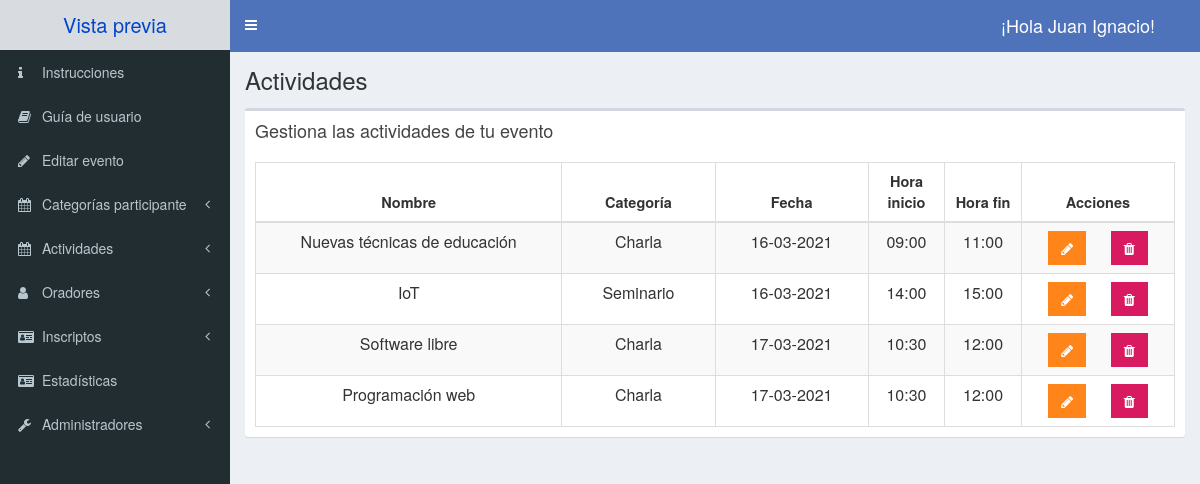
/admin/lista-actividades.php (signed in), run on the app's committed database.
### tables this page shows
CREATE TABLE actividad(
    id_actividad int NOT NULL AUTO_INCREMENT,
    nombre_act varchar(100) NOT NULL,
    fecha DATE NOT NULL,
    hora_inicio time NOT NULL,
    hora_fin time NOT NULL,
    descripcion varchar(1000) NOT NULL,
    id_categoria INT NOT NULL,
    id_evento int NOT NULL,
    PRIMARY KEY(id_actividad),
    FOREIGN KEY(id_categoria) REFERENCES categoria_act(id_categoria) ON DELETE CASCADE,
    FOREIGN KEY(id_evento) REFERENCES evento(id_evento) ON DELETE CASCADE
);

CREATE TABLE categoria_act(
    id_categoria int NOT NULL AUTO_INCREMENT,
    nombre varchar(50) NOT NULL,
    icono varchar(20) not NULL,
    PRIMARY KEY(id_categoria)
);

### admin/lista-actividades.php (the view, shortened to what this page needs)
<?php
include_once 'templates/header.php';
$id_evento= $_SESSION['id_evento'];
?>
<body class="hold-transition skin-blue sidebar-mini">
  <div class="wrapper">
    <?php
    include_once 'templates/barra.php';
    ?>
    <?php
    include_once 'templates/navegacion.php';
    ?>
    <div class="content-wrapper">
      <section class="content-header">
        <h1>
          Actividades
        </h1>
      </section>
      <section class="content">
        <div class="row centrar-contenido">
          <div class="col-xs-12">
            <div class="box">
              <div class="box-header">
                <h3 class="box-title">Gestiona las actividades de tu evento</h3>
              </div>
              <div class="box-body table-responsive">
                <table id="registros" class="table table-bordered table-striped text-center">
                  <thead>
                    <tr>
                      <th>Nombre</th>
                      <th class="col-xs-2">Categoría</th>
                      <th class="col-xs-2">Fecha</th>
                      <th class="col-xs-1">Hora inicio</th>
                      <th class="col-xs-1">Hora fin</th>
                      <th class="col-xs-2">Acciones</th>
                    </tr>
                  </thead>
                  <tbody>
                    <?php
                    try {
                      include_once 'funciones/funciones.php';
                      $sql = "
                      SELECT a.id_actividad, a.nombre_act, a.fecha, a.hora_inicio, a.hora_fin, a.id_categoria, c.nombre as nombre_cat
                      FROM actividad a INNER JOIN categoria_act c ON a.id_categoria=c.id_categoria
                      WHERE a.id_evento=" . $id_evento;
                      $tuplas = $db->query($sql);
                    } catch (Exception $e) {
                      echo "Error: " . $e->getMessage();
                    }
                    while ($actividad = $tuplas->fetch_assoc()) {
                    ?>
                      <tr>
                        <td><?php echo $actividad['nombre_act']; ?></td>
                        <td><?php echo $actividad['nombre_cat']; ?></td>
                        <td> <?php echo date_format(date_create($actividad['fecha']), 'd-m-Y'); ?></td>
                        <td> <?php echo date_format(date_create($actividad['hora_inicio']), 'H:i'); ?></td>
                        <td> <?php echo date_format(date_create($actividad['hora_fin']), 'H:i'); ?></td>
                        <td>
                          <?php $encrypt= openssl_encrypt($actividad['id_actividad'],"AES-128-ECB","unmdp2021"); ?>
                          <a href="editar-actividad.php?id=<?php echo urlencode($encrypt); ?>" class="btn bg-orange btn-flat margin">
                            <i class="fa fa-pencil"></i>
                          </a>
                          <a href="#" data-id="<?php echo $actividad['id_actividad']; ?>" data-tipo="actividad" url="control-evento.php" class="btn bg-maroon btn-flat margin borrar-registro">
                            <i class="fa fa-trash"></i>
                          </a>
                        </td>
                      </tr>
                    <?php
                    }
                    ?>
                </table>
              </div>
            </div>
          </div>
        </div>
      </section>
    </div>
    <?php
    include_once 'templates/footer.php';
    ?>

### admin/css/admin.css (style rules this page uses)
h1 { font-size: 30px; }
h3 { font-size: 20px; }
table td { font-size: 16px; }
table th { font-size: 14.5px; }
td .btn { margin-top: 0px; }
.centrar-contenido { display: flex; justify-content: center; }
#dtHorizontalVerticalExample th, td { white-space: nowrap; }
i.fa-trash { margin-right: 0; }

### data on the page
actividad: nombre_act "Nuevas técnicas de educación", id_categoria.nombre "Charla", fecha "16-03-2021", hora_inicio "09:00", hora_fin "11:00"
actividad: nombre_act "IoT", id_categoria.nombre "Seminario", fecha "16-03-2021", hora_inicio "14:00", hora_fin "15:00"
actividad: nombre_act "Software libre", id_categoria.nombre "Charla", fecha "17-03-2021", hora_inicio "10:30", hora_fin "12:00"
actividad: nombre_act "Programación web", id_categoria.nombre "Charla", fecha "17-03-2021", hora_inicio "10:30", hora_fin "12:00"

### other printed values
$_SESSION['nombre'] "Juan Ignacio"
